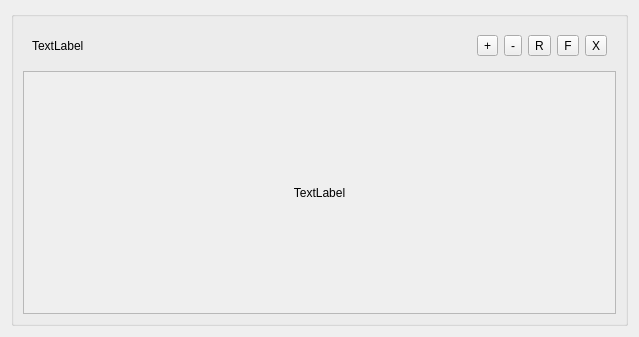
<?xml version="1.0" encoding="UTF-8"?>
<ui version="4.0">
 <class>Form</class>
 <widget class="QWidget" name="Form">
  <property name="windowModality">
   <enum>Qt::NonModal</enum>
  </property>
  <property name="geometry">
   <rect>
    <x>0</x>
    <y>0</y>
    <width>639</width>
    <height>337</height>
   </rect>
  </property>
  <property name="windowTitle">
   <string>Form</string>
  </property>
  <property name="autoFillBackground">
   <bool>false</bool>
  </property>
  <layout class="QHBoxLayout" name="horizontalLayout">
   <item>
    <widget class="QGroupBox" name="verticalGroupBox">
     <layout class="QVBoxLayout" name="verticalLayout">
      <item>
       <widget class="QWidget" name="widget" native="true">
        <layout class="QHBoxLayout" name="horizontalLayout_2">
         <item>
          <widget class="QLabel" name="Image_Label">
           <property name="text">
            <string>TextLabel</string>
           </property>
          </widget>
         </item>
         <item>
          <widget class="QToolButton" name="zoom_in">
           <property name="toolTip">
            <string comment="Zoom in" extracomment="Zoom in"/>
           </property>
           <property name="toolTipDuration">
            <number>5</number>
           </property>
           <property name="text">
            <string>+</string>
           </property>
          </widget>
         </item>
         <item>
          <widget class="QToolButton" name="zoom_out">
           <property name="toolTip">
            <string comment="Zoom out" extracomment="Zoom out"/>
           </property>
           <property name="toolTipDuration">
            <number>5</number>
           </property>
           <property name="text">
            <string>-</string>
           </property>
          </widget>
         </item>
         <item>
          <widget class="QToolButton" name="Real_scale">
           <property name="text">
            <string>R</string>
           </property>
          </widget>
         </item>
         <item>
          <widget class="QToolButton" name="Fix_Window">
           <property name="text">
            <string>F</string>
           </property>
          </widget>
         </item>
         <item>
          <widget class="QToolButton" name="close">
           <property name="toolTip">
            <string comment="Close" extracomment="Close"/>
           </property>
           <property name="toolTipDuration">
            <number>5</number>
           </property>
           <property name="text">
            <string>X</string>
           </property>
          </widget>
         </item>
        </layout>
       </widget>
      </item>
      <item>
       <widget class="QScrollArea" name="scrollArea">
        <property name="widgetResizable">
         <bool>true</bool>
        </property>
        <widget class="QWidget" name="scrollAreaWidgetContents">
         <property name="geometry">
          <rect>
           <x>0</x>
           <y>0</y>
           <width>611</width>
           <height>277</height>
          </rect>
         </property>
         <layout class="QVBoxLayout" name="verticalLayout_2">
          <item>
           <widget class="QLabel" name="label">
            <property name="text">
             <string>TextLabel</string>
            </property>
            <property name="alignment">
             <set>Qt::AlignCenter</set>
            </property>
           </widget>
          </item>
         </layout>
        </widget>
       </widget>
      </item>
     </layout>
    </widget>
   </item>
  </layout>
 </widget>
 <resources/>
 <connections/>
</ui>
